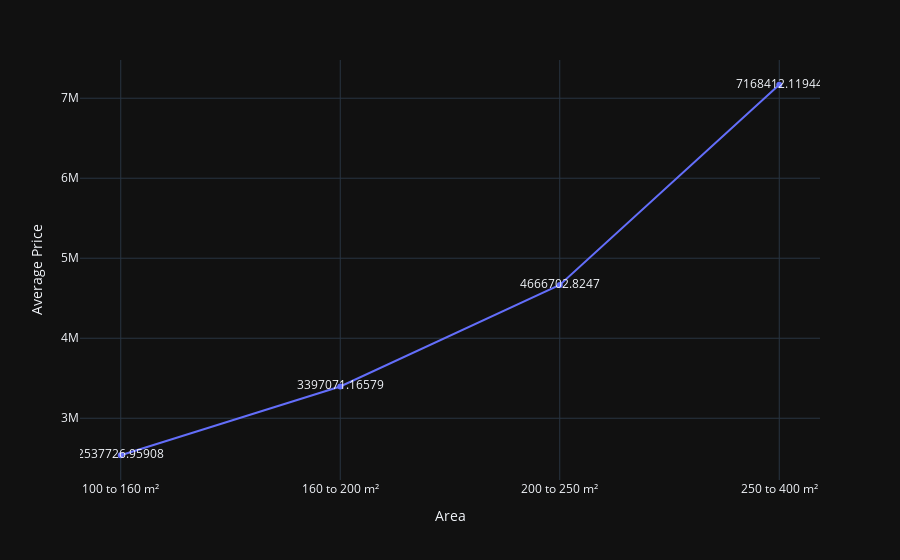

The notebook cell this image was saved under:
### Code cell
fig = px.line(price_area1,x='Area',y='Average Price',text='Average Price',hover_name='Area',markers=True,template='plotly_dark')
fig.update_layout(title_x=0.5)
fig.show()

### Figure 1 — Plotly figure (JSON) as saved in the notebook; plotly's stock layout.template omitted (floating-point values rounded to 4 significant figures)
{"data": [{"hovertemplate": "<b>%{hovertext}</b><br><br>Area=%{x}<br>Average Price=%{text}<extra></extra>", "hovertext": ["100 to 160 m²", "160 to 200 m²", "200 to 250 m²", "250 to 400 m²"], "legendgroup": "", "line": {"color": "#636efa", "dash": "solid"}, "marker": {"symbol": "circle"}, "mode": "lines+markers+text", "name": "", "orientation": "v", "showlegend": false, "text": [2538000.0, 3397000.0, 4667000.0, 7168000.0], "type": "scatter", "x": ["100 to 160 m²", "160 to 200 m²", "200 to 250 m²", "250 to 400 m²"], "xaxis": "x", "y": [2538000.0, 3397000.0, 4667000.0, 7168000.0], "yaxis": "y"}], "layout": {"legend": {"tracegroupgap": 0}, "margin": {"t": 60}, "title": {"x": 0.5}, "xaxis": {"anchor": "y", "domain": [0, 1], "title": {"text": "Area"}}, "yaxis": {"anchor": "x", "domain": [0, 1], "title": {"text": "Average Price"}}}}
